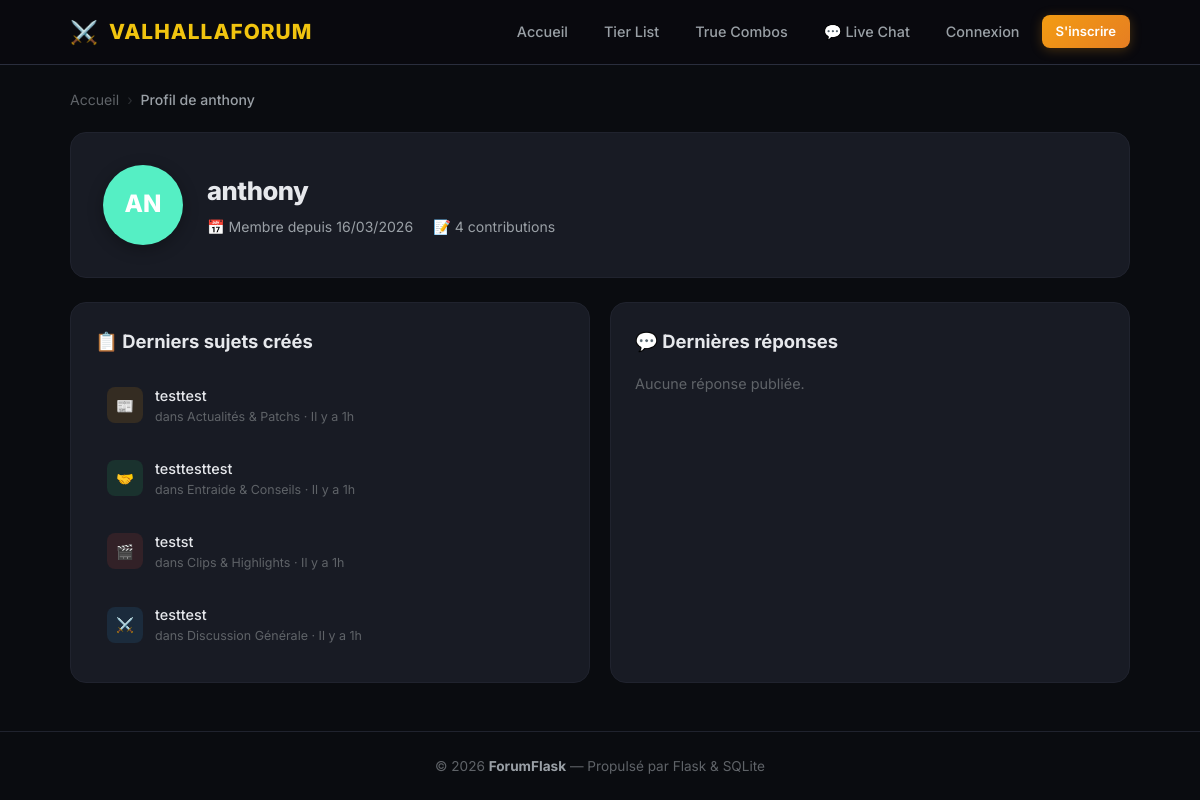
/profile/anthony, run on the app's committed database.
### models.py (models this page shows, shortened)
class User(UserMixin, db.Model):
    id = db.Column(db.Integer, primary_key=True)
    username = db.Column(db.String(64), unique=True, nullable=False, index=True)
    email = db.Column(db.String(120), unique=True, nullable=False, index=True)
    password_hash = db.Column(db.String(256), nullable=False)
    avatar_color = db.Column(db.String(7), nullable=False)
    is_admin = db.Column(db.Boolean, default=False)
    created_at = db.Column(db.DateTime, default=datetime.utcnow)
    topics = db.relationship('Topic', backref='author', lazy='dynamic')
    posts = db.relationship('Post', backref='author', lazy='dynamic')
    @property
    def initials(self):
        return self.username[:2].upper()
    @property
    def post_count(self):
        return self.posts.count() + self.topics.count()

class Topic(db.Model):
    id = db.Column(db.Integer, primary_key=True)
    title = db.Column(db.String(200), nullable=False)
    content = db.Column(db.Text, nullable=False)
    created_at = db.Column(db.DateTime, default=datetime.utcnow, index=True)
    user_id = db.Column(db.Integer, db.ForeignKey('user.id'), nullable=False)
    category_id = db.Column(db.Integer, db.ForeignKey('category.id'), nullable=False)
    posts = db.relationship('Post', backref='topic', lazy='dynamic',
                            cascade='all, delete-orphan')

class Category(db.Model):
    id = db.Column(db.Integer, primary_key=True)
    name = db.Column(db.String(100), nullable=False)
    description = db.Column(db.String(255), nullable=False)
    icon = db.Column(db.String(10), nullable=False, default='💬')
    color = db.Column(db.String(7), nullable=False, default='#6C5CE7')
    topics = db.relationship('Topic', backref='category', lazy='dynamic')

### app.py (the view)
@app.route('/profile/<username>')
def profile(username):
    user = User.query.filter_by(username=username).first_or_404()
    recent_topics = user.topics.order_by(Topic.created_at.desc()).limit(5).all()
    recent_posts = user.posts.order_by(Post.created_at.desc()).limit(5).all()
    return render_template('profile.html', user=user,
                           recent_topics=recent_topics,
                           recent_posts=recent_posts)

### app.py (called while the page is built)
@app.template_filter('timeago')
def timeago_filter(dt):
    if dt is None:
        return 'Jamais'
    now = datetime.utcnow()
    diff = now - dt
    seconds = diff.total_seconds()
    if seconds < 60:
        return 'À l\'instant'
    elif seconds < 3600:
        minutes = int(seconds // 60)
        return f'Il y a {minutes} min'
    elif seconds < 86400:
        hours = int(seconds // 3600)
        return f'Il y a {hours}h'
    elif seconds < 604800:
        days = int(seconds // 86400)
        return f'Il y a {days}j'
    else:
        return dt.strftime('%d/%m/%Y')

### templates/profile.html (shortened to what this page needs)
{% extends "base.html" %}
{% block content %}
<nav class="breadcrumb">
    <a href="{{ url_for('index') }}">Accueil</a>
    <span class="breadcrumb-sep">›</span>
    <span class="breadcrumb-current">Profil de {{ user.username }}</span>
</nav>
<div class="profile-header">
    <div class="profile-avatar-large" style="background: {{ user.avatar_color }}">
        {{ user.initials }}
    </div>
    <div class="profile-info">
        <h1 class="profile-name">{{ user.username }}</h1>
        <div class="profile-meta">
            <span class="profile-meta-item">📅 Membre depuis {{ user.created_at.strftime('%d/%m/%Y') }}</span>
            <span class="profile-meta-item">📝 {{ user.post_count }} contributions</span>
        </div>
    </div>
</div>
<div class="profile-sections">
    <div class="profile-section">
        <h2 class="section-title">📋 Derniers sujets créés</h2>
        {% if recent_topics %}
            <div class="activity-list">
                {% for t in recent_topics %}
                <a href="{{ url_for('topic', topic_id=t.id) }}" class="activity-item">
                    <div class="activity-icon" style="background: {{ t.category.color }}20; color: {{ t.category.color }}">
                        {{ t.category.icon }}
                    </div>
                    <div class="activity-info">
                        <span class="activity-title">{{ t.title }}</span>
                        <span class="activity-meta">dans {{ t.category.name }} · {{ t.created_at|timeago }}</span>
                    </div>
                </a>
                {% endfor %}
            </div>
        {% else %}
            <p class="empty-hint">Aucun sujet créé.</p>
        {% endif %}
    </div>
    <div class="profile-section">
        <h2 class="section-title">💬 Dernières réponses</h2>
        {% if recent_posts %}
            <div class="activity-list">
                {% for p in recent_posts %}
                <a href="{{ url_for('topic', topic_id=p.topic.id) }}" class="activity-item">
                    <div class="activity-icon" style="background: {{ p.topic.category.color }}20; color: {{ p.topic.category.color }}">
                        💬
                    </div>
                    <div class="activity-info">
                        <span class="activity-title">{{ p.content[:80] }}{% if p.content|length > 80 %}…{% endif %}</span>
                        <span class="activity-meta">dans {{ p.topic.title }} · {{ p.created_at|timeago }}</span>
                    </div>
                </a>
                {% endfor %}
            </div>
        {% else %}
            <p class="empty-hint">Aucune réponse publiée.</p>
        {% endif %}
    </div>
</div>
{% endblock %}

### static/css/style.css (style rules this page uses)
*, *::before, *::after { margin: 0; padding: 0; box-sizing: border-box; }
:root { --bg-primary: #0a0c10; --bg-secondary: #12151c; --bg-card: #181b24; --bg-card-hover: #202430; --bg-input: #1f232e; --border: #2a2e3d; --border-light: #20232e; --text-primary: #e6e8ec; --text-secondary: #9aa0a6; --text-muted: #5f6368; --gold: #f1c40f; --accent: #f39c12; --accent-light: #f1c40f; --accent-glow: rgba(243, 156, 18, 0.25); --accent-gradient: linear-gradient(135deg, #f39c12, #e67e22); --success: #00CEC9; --danger: #E17055; --warning: #FDCB6E; --info: #74B9FF; --radius-sm: 8px; --radius: 12px; --radius-lg: 16px; --radius-xl: 20px; --shadow: 0 4px 24px rgba(0, 0, 0, 0.3); --shadow-lg: 0 8px 40px rgba(0, 0, 0, 0.4); --shadow-glow: 0 0 30px var(--accent-glow); --transition: 0.25s cubic-bezier(0.4, 0, 0.2, 1); --transition-slow: 0.4s cubic-bezier(0.4, 0, 0.2, 1); }
html { scroll-behavior: smooth; }
body { font-family: 'Inter', -apple-system, BlinkMacSystemFont, sans-serif; background: var(--bg-primary); color: var(--text-primary); line-height: 1.6; min-height: 100vh; display: flex; flex-direction: column; -webkit-font-smoothing: antialiased; }
a { color: var(--accent-light); text-decoration: none; transition: color var(--transition); }
.section-title { font-size: 1.15rem; font-weight: 700; margin-bottom: 16px; color: var(--text-primary); }
.breadcrumb { display: flex; align-items: center; gap: 8px; margin-bottom: 20px; font-size: 0.88rem; flex-wrap: wrap; }
.breadcrumb a { color: var(--text-muted); }
.breadcrumb-sep { color: var(--text-muted); opacity: 0.4; }
.breadcrumb-current { color: var(--text-secondary); font-weight: 500; }
.empty-hint { color: var(--text-muted); font-size: 0.9rem; }
.profile-header { display: flex; align-items: center; gap: 24px; padding: 32px; background: var(--bg-card); border: 1px solid var(--border-light); border-radius: var(--radius-lg); margin-bottom: 24px; }
.profile-avatar-large { width: 80px; height: 80px; border-radius: 50%; display: flex; align-items: center; justify-content: center; font-size: 1.5rem; font-weight: 800; color: #fff; flex-shrink: 0; box-shadow: 0 4px 16px rgba(0, 0, 0, 0.3); }
.profile-info { flex: 1; }
.profile-name { font-size: 1.6rem; font-weight: 800; letter-spacing: -0.02em; margin-bottom: 4px; }
.profile-meta { display: flex; gap: 20px; flex-wrap: wrap; }
.profile-meta-item { font-size: 0.88rem; color: var(--text-secondary); }
.profile-sections { display: grid; grid-template-columns: 1fr 1fr; gap: 20px; }
.profile-section { background: var(--bg-card); border: 1px solid var(--border-light); border-radius: var(--radius-lg); padding: 24px; }
.activity-list { display: flex; flex-direction: column; gap: 6px; }
.activity-item { display: flex; align-items: center; gap: 12px; padding: 12px; border-radius: var(--radius-sm); color: var(--text-primary); transition: background var(--transition); }
.activity-icon { width: 36px; height: 36px; border-radius: var(--radius-sm); display: flex; align-items: center; justify-content: center; font-size: 0.9rem; flex-shrink: 0; }
.activity-info { flex: 1; min-width: 0; }
.activity-title { display: block; font-size: 0.9rem; font-weight: 500; white-space: nowrap; overflow: hidden; text-overflow: ellipsis; }
.activity-meta { display: block; font-size: 0.78rem; color: var(--text-muted); }

### data on the page
User: username "anthony", initials "AN", created_at "16/03/2026"
Topic: category.icon "📰", title "testtest", category.name "Actualités & Patchs", created_at "Il y a 1h"
Topic: category.icon "🤝", title "testtesttest", category.name "Entraide & Conseils", created_at "Il y a 1h"
Topic: category.icon "🎬", title "testst", category.name "Clips & Highlights", created_at "Il y a 1h"
Topic: category.icon "⚔️", title "testtest", category.name "Discussion Générale", created_at "Il y a 1h"

### other printed values
{{ user.post_count }} "4"
